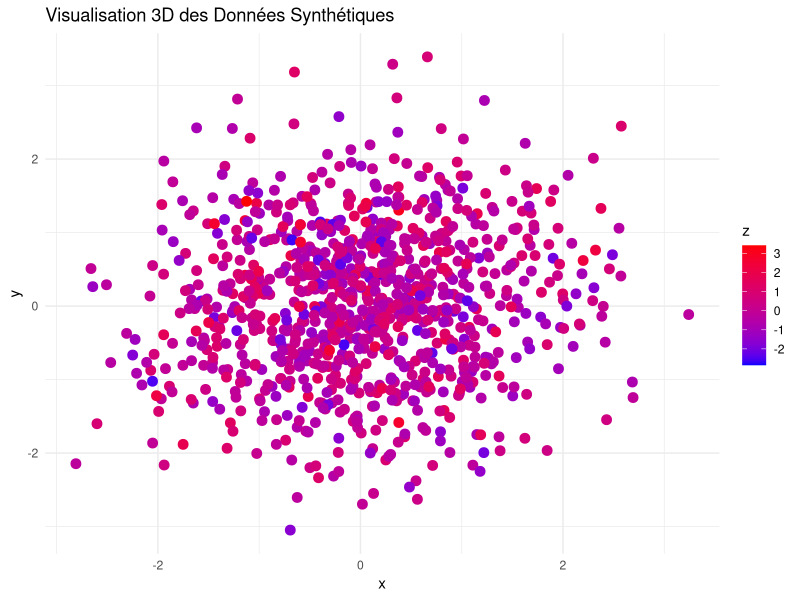

Here is the R script that generated this plot:
# Installer le package ggplot2 si ce n'est pas déjà fait
# install.packages("ggplot2")

# Charger le package ggplot2
library(ggplot2)

# Générer des données synthétiques (remplacez cette étape par la génération de données avec votre IA générative)
set.seed(123)
data <- data.frame(
  x = rnorm(1000),
  y = rnorm(1000),
  z = rnorm(1000)
)

# Créer une visualisation 3D des données avec ggplot2
plot <- ggplot(data, aes(x = x, y = y, color = z)) +
  geom_point(size = 3) +
  scale_color_gradient(low = "blue", high = "red") +
  theme_minimal() +
  labs(title = "Visualisation 3D des Données Synthétiques")

# Afficher la visualisation
print(plot)
